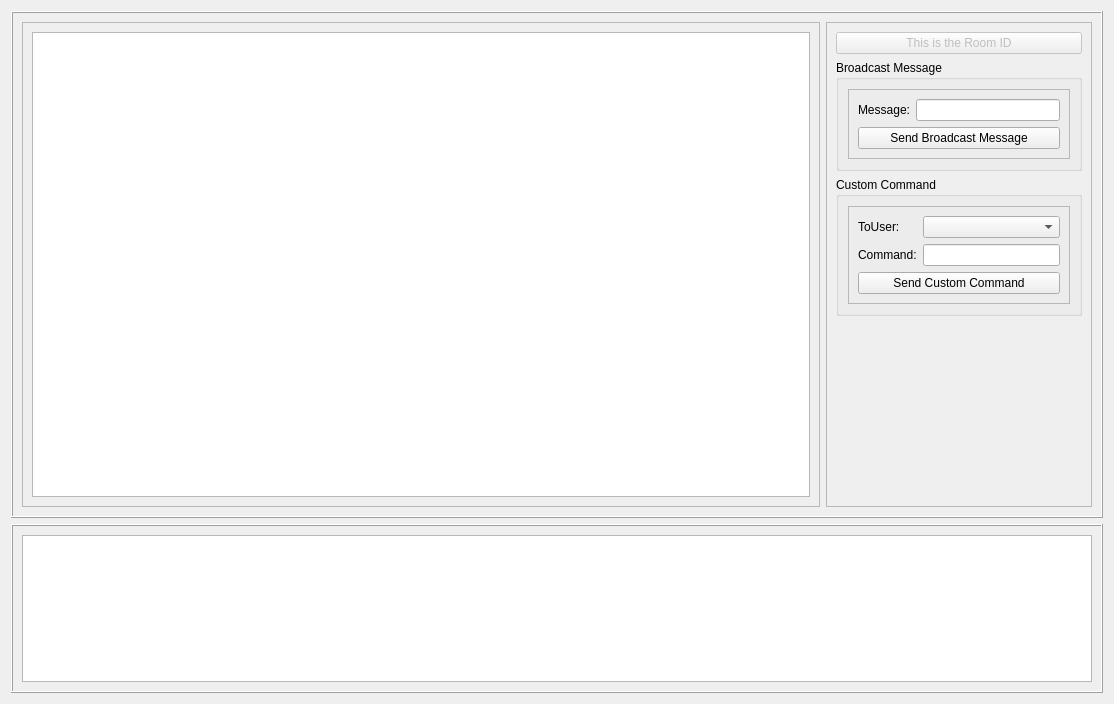
<?xml version="1.0" encoding="UTF-8"?>
<ui version="4.0">
 <class>ZegoRoomMessageDemo</class>
 <widget class="QWidget" name="ZegoRoomMessageDemo">
  <property name="geometry">
   <rect>
    <x>0</x>
    <y>0</y>
    <width>1114</width>
    <height>704</height>
   </rect>
  </property>
  <property name="windowTitle">
   <string>Form</string>
  </property>
  <layout class="QVBoxLayout" name="verticalLayout_3" stretch="3,1">
   <item>
    <widget class="QFrame" name="frame">
     <property name="frameShape">
      <enum>QFrame::Box</enum>
     </property>
     <property name="frameShadow">
      <enum>QFrame::Raised</enum>
     </property>
     <layout class="QHBoxLayout" name="horizontalLayout" stretch="3,1">
      <item>
       <widget class="QFrame" name="frame_6">
        <property name="frameShape">
         <enum>QFrame::StyledPanel</enum>
        </property>
        <property name="frameShadow">
         <enum>QFrame::Raised</enum>
        </property>
        <layout class="QVBoxLayout" name="verticalLayout_6">
         <item>
          <widget class="QTextEdit" name="textEdit_IM_panel"/>
         </item>
        </layout>
       </widget>
      </item>
      <item>
       <widget class="QFrame" name="frame_2">
        <property name="maximumSize">
         <size>
          <width>500</width>
          <height>16777215</height>
         </size>
        </property>
        <property name="frameShape">
         <enum>QFrame::StyledPanel</enum>
        </property>
        <property name="frameShadow">
         <enum>QFrame::Raised</enum>
        </property>
        <layout class="QVBoxLayout" name="verticalLayout" stretch="0,0,0,1">
         <item>
          <widget class="QPushButton" name="pushButton_IM_title">
           <property name="enabled">
            <bool>false</bool>
           </property>
           <property name="text">
            <string>This is the Room ID</string>
           </property>
          </widget>
         </item>
         <item>
          <widget class="QGroupBox" name="groupBox">
           <property name="title">
            <string>Broadcast Message</string>
           </property>
           <layout class="QHBoxLayout" name="horizontalLayout_2">
            <item>
             <widget class="QFrame" name="frame_3">
              <property name="frameShape">
               <enum>QFrame::StyledPanel</enum>
              </property>
              <property name="frameShadow">
               <enum>QFrame::Raised</enum>
              </property>
              <layout class="QFormLayout" name="formLayout_3">
               <item row="4" column="0">
                <widget class="QLabel" name="label_10">
                 <property name="text">
                  <string>Message:</string>
                 </property>
                </widget>
               </item>
               <item row="4" column="1">
                <widget class="QLineEdit" name="lineEdit_broadcast_message"/>
               </item>
               <item row="5" column="0" colspan="2">
                <widget class="QPushButton" name="pushButton_send_broadcast_message">
                 <property name="text">
                  <string>Send Broadcast Message</string>
                 </property>
                </widget>
               </item>
              </layout>
             </widget>
            </item>
           </layout>
          </widget>
         </item>
         <item>
          <widget class="QGroupBox" name="groupBox_2">
           <property name="title">
            <string>Custom Command</string>
           </property>
           <layout class="QHBoxLayout" name="horizontalLayout_3">
            <item>
             <widget class="QFrame" name="frame_4">
              <property name="frameShape">
               <enum>QFrame::StyledPanel</enum>
              </property>
              <property name="frameShadow">
               <enum>QFrame::Raised</enum>
              </property>
              <layout class="QFormLayout" name="formLayout_4">
               <item row="4" column="0">
                <widget class="QLabel" name="label_11">
                 <property name="text">
                  <string>Command:</string>
                 </property>
                </widget>
               </item>
               <item row="4" column="1">
                <widget class="QLineEdit" name="lineEdit_custom_command"/>
               </item>
               <item row="5" column="0" colspan="2">
                <widget class="QPushButton" name="pushButton_send_custom_command">
                 <property name="text">
                  <string>Send Custom Command</string>
                 </property>
                </widget>
               </item>
               <item row="1" column="0">
                <widget class="QLabel" name="label">
                 <property name="text">
                  <string>ToUser:</string>
                 </property>
                </widget>
               </item>
               <item row="1" column="1">
                <widget class="QComboBox" name="comboBox_toUser"/>
               </item>
              </layout>
             </widget>
            </item>
           </layout>
          </widget>
         </item>
         <item>
          <spacer name="verticalSpacer">
           <property name="orientation">
            <enum>Qt::Vertical</enum>
           </property>
           <property name="sizeHint" stdset="0">
            <size>
             <width>20</width>
             <height>40</height>
            </size>
           </property>
          </spacer>
         </item>
        </layout>
       </widget>
      </item>
     </layout>
    </widget>
   </item>
   <item>
    <widget class="QFrame" name="frame_5">
     <property name="sizePolicy">
      <sizepolicy hsizetype="Preferred" vsizetype="Preferred">
       <horstretch>0</horstretch>
       <verstretch>0</verstretch>
      </sizepolicy>
     </property>
     <property name="minimumSize">
      <size>
       <width>300</width>
       <height>0</height>
      </size>
     </property>
     <property name="maximumSize">
      <size>
       <width>16777215</width>
       <height>16777215</height>
      </size>
     </property>
     <property name="frameShape">
      <enum>QFrame::Box</enum>
     </property>
     <property name="frameShadow">
      <enum>QFrame::Raised</enum>
     </property>
     <layout class="QVBoxLayout" name="verticalLayout_2">
      <item>
       <widget class="QTextEdit" name="textEdit_log">
        <property name="html">
         <string>&lt;!DOCTYPE HTML PUBLIC &quot;-//W3C//DTD HTML 4.0//EN&quot; &quot;http://www.w3.org/TR/REC-html40/strict.dtd&quot;&gt;
&lt;html&gt;&lt;head&gt;&lt;meta name=&quot;qrichtext&quot; content=&quot;1&quot; /&gt;&lt;style type=&quot;text/css&quot;&gt;
p, li { white-space: pre-wrap; }
&lt;/style&gt;&lt;/head&gt;&lt;body style=&quot; font-family:'SimSun'; font-size:9pt; font-weight:400; font-style:normal;&quot;&gt;
&lt;p style=&quot;-qt-paragraph-type:empty; margin-top:0px; margin-bottom:0px; margin-left:0px; margin-right:0px; -qt-block-indent:0; text-indent:0px;&quot;&gt;&lt;br /&gt;&lt;/p&gt;&lt;/body&gt;&lt;/html&gt;</string>
        </property>
       </widget>
      </item>
     </layout>
    </widget>
   </item>
  </layout>
 </widget>
 <resources/>
 <connections/>
</ui>
